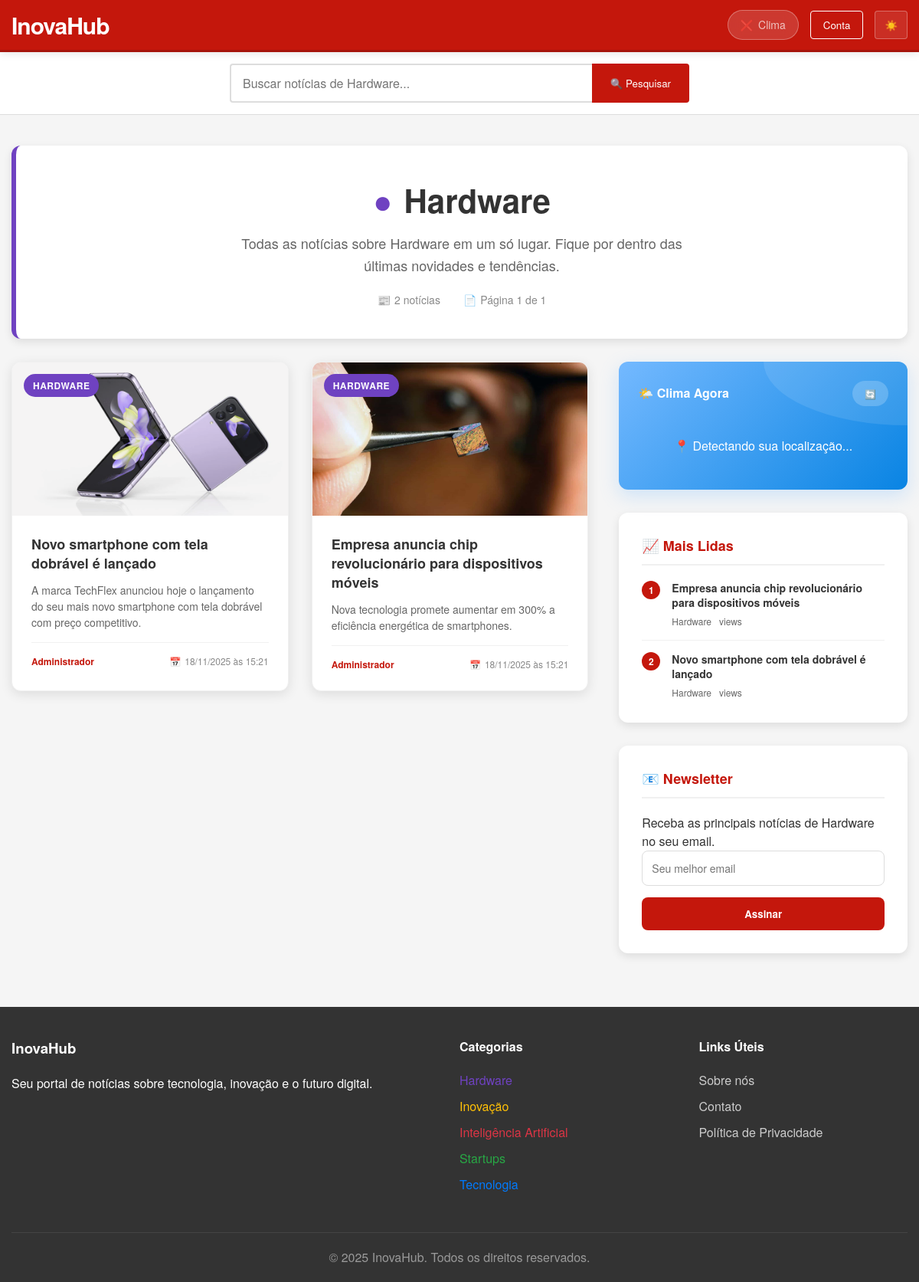
Screenshot of /noticias/categoria.php?cat=hardware with the database file from the repository.
### tables this page shows
CREATE TABLE `categorias` (
  `id` int(11) NOT NULL,
  `nome` varchar(50) NOT NULL,
  `slug` varchar(50) NOT NULL,
  `cor` varchar(7) DEFAULT '#007bff',
  `descricao` text DEFAULT NULL,
  `criado_em` timestamp NOT NULL DEFAULT current_timestamp()
);

CREATE TABLE `noticias` (
  `id` int(11) NOT NULL,
  `titulo` varchar(200) NOT NULL,
  `slug` varchar(200) NOT NULL,
  `resumo` text NOT NULL,
  `noticia` longtext NOT NULL,
  `imagem` varchar(255) DEFAULT 'noticia.jpg',
  `autor` int(11) NOT NULL,
  `categoria` int(11) NOT NULL,
  `status` enum('rascunho','publicada','arquivada') DEFAULT 'rascunho',
  `visualizacoes` int(11) DEFAULT 0,
  `destaque` tinyint(1) DEFAULT 0,
  `data` timestamp NOT NULL DEFAULT current_timestamp(),
  `publicada_em` timestamp NULL DEFAULT NULL,
  `criado_em` timestamp NOT NULL DEFAULT current_timestamp(),
  `atualizado_em` timestamp NOT NULL DEFAULT current_timestamp() ON UPDATE current_timestamp()
);

CREATE TABLE `usuarios` (
  `id` int(11) NOT NULL,
  `nome` varchar(100) NOT NULL,
  `email` varchar(150) NOT NULL,
  `senha` varchar(255) NOT NULL,
  `avatar` varchar(255) DEFAULT 'avatar.jpg',
  `tipo` enum('admin','editor','usuario') DEFAULT 'usuario',
  `status` enum('ativo','inativo') DEFAULT 'ativo',
  `criado_em` timestamp NOT NULL DEFAULT current_timestamp(),
  `atualizado_em` timestamp NOT NULL DEFAULT current_timestamp() ON UPDATE current_timestamp()
);

### includes/funcoes.php (called while the page is built, shortened)
<?php
function usuarioLogado($pdo)
{
    return false;
}
function formatarData($data)
{
    return date('d/m/Y \à\s H:i', strtotime($data));
}

### noticias/categoria.php (the view, shortened to what this page needs)
<?php
require '../includes/conexao.php';
require '../includes/funcoes.php';
$usuario = usuarioLogado($pdo);
$categorias = $pdo->query("SELECT id, nome, slug, cor FROM categorias ORDER BY nome")->fetchAll();
$categoria_slug = $_GET['cat'] ?? '';
$categoria = null;
foreach ($categorias as $cat) {
    if ($cat['slug'] === $categoria_slug) {
        $categoria = $cat;
        break;
    }
}
$pagina = isset($_GET['pagina']) ? max(1, intval($_GET['pagina'])) : 1;
$noticias_por_pagina = 9;
$offset = ($pagina - 1) * $noticias_por_pagina;
$sql = "
    SELECT n.*, u.nome AS autor_nome, c.nome AS categoria_nome, c.cor AS categoria_cor
    FROM noticias n
    JOIN usuarios u ON u.id = n.autor
    JOIN categorias c ON c.id = n.categoria
    WHERE n.categoria = ? AND n.status = 'publicada'
    ORDER BY n.data DESC
    LIMIT " . intval($noticias_por_pagina) . " OFFSET " . intval($offset);
$stmt = $pdo->prepare($sql);
$stmt->execute([$categoria['id']]);
$noticias = $stmt->fetchAll();
$stmt_total = $pdo->prepare("
    SELECT COUNT(*) as total
    FROM noticias n
    WHERE n.categoria = ? AND n.status = 'publicada'
");
$stmt_total->execute([$categoria['id']]);
$total_noticias = $stmt_total->fetch()['total'];
$total_paginas = ceil($total_noticias / $noticias_por_pagina);
$stmt_mais_lidas = $pdo->prepare("
    SELECT n.*, u.nome AS autor_nome, c.nome AS categoria_nome
    FROM noticias n
    JOIN usuarios u ON u.id = n.autor
    JOIN categorias c ON c.id = n.categoria
    WHERE n.categoria = ? AND n.status = 'publicada'
    ORDER BY n.visualizacoes DESC
    LIMIT 5
");
$stmt_mais_lidas->execute([$categoria['id']]);
$mais_lidas = $stmt_mais_lidas->fetchAll();
?>
<!DOCTYPE html>
<html lang="pt-br">
<head>
    <link rel="stylesheet" href="../assets/css/style.css">
    <link rel="stylesheet" href="../assets/css/theme.css">
</head>
<body>
    <header class="topo">
        <div class="topo-container">
            <div class="logo-area">
                <h1 class="logo">
                    <a href="../index.php">InovaHub</a>
                </h1>
            </div>
            <div class="user-area">
                <div class="clima-navbar-expandido" id="climaNavbar" onclick="abrirClimaCompleto()">
                </div>
                <?php if ($usuario): ?>
                    <div class="user-menu">
                        <span class="user-greeting">Olá, <?= htmlspecialchars(explode(' ', $usuario['nome'])[0]) ?></span>
                        <div class="user-dropdown">
                            <?php if (ehAdmin($usuario)): ?>
                                <a href="../admin/index.php" class="dropdown-item">⚙️ Painel Admin</a>
                            <?php elseif (ehEditor($usuario)): ?>
                                <a href="../editor/index.php" class="dropdown-item">✏️ Painel Editor</a>
                            <?php else: ?>
                                <a href="../usuario/dashboard.php" class="dropdown-item">👤 Minha Conta</a>
                            <?php endif; ?>
                            <?php if (podePublicar($usuario)): ?>
                                <a href="../noticias/nova_noticia.php" class="dropdown-item">➕ Publicar Notícia</a>
                            <?php endif; ?>
                            <a href="../auth/logout.php" class="dropdown-item">🚪 Sair</a>
                        </div>
                    </div>
                <?php else: ?>
                    <div class="auth-buttons">
                        <button class="btn-login" id="btnAbrirModal">Conta</button>
                    </div>
                <?php endif; ?>
                <button class="btn-theme" id="btn-theme" title="Alternar tema">☀️</button>
            </div>
        </div>
    </header>
    <section class="busca-section">
        <div class="container">
            <form method="GET" action="../buscar.php" class="busca-form">
                <input type="text" name="q" placeholder="Buscar notícias de <?= htmlspecialchars($categoria['nome']) ?>..." required>
                <button type="submit" class="btn-busca">🔍 Pesquisar</button>
            </form>
        </div>
    </section>
    <main class="container">
        <section class="categoria-header">
            <h1 class="categoria-titulo">
                <span style="color: <?= $categoria['cor'] ?>">●</span>
                <?= htmlspecialchars($categoria['nome']) ?>
            </h1>
            <p class="categoria-descricao">
                Todas as notícias sobre <?= htmlspecialchars($categoria['nome']) ?> em um só lugar.
                Fique por dentro das últimas novidades e tendências.
            </p>
            <div class="categoria-stats">
                <div class="categoria-stat">
                    <span>📰</span>
                    <span><?= $total_noticias ?> notícias</span>
                </div>
                <div class="categoria-stat">
                    <span>📄</span>
                    <span>Página <?= $pagina ?> de <?= $total_paginas ?></span>
                </div>
            </div>
        </section>
        <div class="layout-principal">
            <div class="conteudo-principal">
                <?php if (!empty($noticias)): ?>
                    <div class="grid-noticias-categoria">
                        <?php foreach ($noticias as $noticia): ?>
                            <article class="noticia-card">
                                <a href="../noticia.php?slug=<?= $noticia['slug'] ?>">
                                    <div class="noticia-imagem">
                                        <img src="../uploads/noticias/<?= $noticia['imagem'] ?>"
                                            alt="<?= htmlspecialchars($noticia['titulo']) ?>"
                                            onerror="this.src='../assets/img/defaults/noticia.jpg'">
                                        <span class="categoria-badge"><?= $noticia['categoria_nome'] ?></span>
                                    </div>
                                    <div class="noticia-conteudo">
                                        <h3><?= htmlspecialchars($noticia['titulo']) ?></h3>
                                        <p class="noticia-resumo"><?= htmlspecialchars($noticia['resumo']) ?></p>
                                        <div class="noticia-meta">
                                            <span class="noticia-autor"><?= $noticia['autor_nome'] ?></span>
                                            <span class="noticia-data">
                                                <span>📅</span>
                                                <span><?= formatarData($noticia['data']) ?></span>
                                            </span>
                                        </div>
                                    </div>
                                </a>
                            </article>
                        <?php endforeach; ?>
                    </div>
                <?php endif; ?>
            </div>
            <aside class="sidebar">
                <section class="clima-widget">
                    <div class="clima-header">
                        <h3 class="clima-titulo">🌤️ Clima Agora</h3>
                        <button class="clima-atualizar" onclick="buscarClima()">🔄</button>
                    </div>
                    <div id="clima-conteudo">
                    </div>
                </section>
                <?php if (!empty($mais_lidas)): ?>
                    <section class="sidebar-widget">
                        <h3>📈 Mais Lidas</h3>
                        <div class="mais-lidas-list">
                            <?php foreach ($mais_lidas as $index => $noticia): ?>
                                <article class="mais-lida-item">
                                    <span class="ranking"><?= $index + 1 ?></span>
                                    <div class="conteudo">
                                        <a href="../noticia.php?slug=<?= $noticia['slug'] ?>">
                                            <h4><?= htmlspecialchars($noticia['titulo']) ?></h4>
                                        </a>
                                        <div class="meta">
                                            <span class="categoria"><?= $noticia['categoria_nome'] ?></span>
                                            <span class="visualizacoes"><?= $noticia['total_visualizacoes'] ?> views</span>
                                        </div>
                                    </div>
                                </article>
                            <?php endforeach; ?>
                        </div>
                    </section>
                <?php endif; ?>
                <section class="sidebar-widget newsletter-widget">
                    <h3>📧 Newsletter</h3>
                    <p>Receba as principais notícias de <?= htmlspecialchars($categoria['nome']) ?> no seu email.</p>
                    <form class="newsletter-form">
                        <input type="email" placeholder="Seu melhor email" required>
                        <button type="submit">Assinar</button>
                    </form>
                </section>
            </aside>
        </div>
    </main>
    <footer class="footer">
        <div class="container">
            <div class="footer-content">
                <div class="footer-section">
                    <h3>InovaHub</h3>
                    <p>Seu portal de notícias sobre tecnologia, inovação e o futuro digital.</p>
                </div>
                <div class="footer-section">
                    <h4>Categorias</h4>
                    <ul>
                        <?php foreach ($categorias as $cat): ?>
                            <li>
                                <a href="categoria.php?cat=<?= $cat['slug'] ?>" style="color: <?= $cat['cor'] ?>">
                                    <?= $cat['nome'] ?>
                                </a>
                            </li>
                        <?php endforeach; ?>
                    </ul>
                </div>
                <div class="footer-section">
                    <h4>Links Úteis</h4>
                    <ul>
                        <li><a href="../sobre.php">Sobre nós</a></li>
                        <li><a href="../contato.php">Contato</a></li>
                        <li><a href="../privacidade.php">Política de Privacidade</a></li>
                    </ul>
                </div>
            </div>
            <div class="footer-bottom">
                <p>&copy; 2025 InovaHub. Todos os direitos reservados.</p>
            </div>
        </div>
    </footer>
</body>
</html>

### rows the page displays
categorias: q "Buscar notícias de Hardware...", nome "Hardware"
noticias: imagem (picture), categoria.nome "HARDWARE", titulo "Novo smartphone com tela dobrável é lançado", resumo "A marca TechFlex anunciou hoje o lançamento do seu mais novo smartphone com tela dobrável com preço competitivo.", autor.nome "Administrador", data "18/11/2025 às 15:21", categoria.nome "Hardware"
noticias: imagem (picture), categoria.nome "HARDWARE", titulo "Empresa anuncia chip revolucionário para dispositivos móveis", resumo "Nova tecnologia promete aumentar em 300% a eficiência energética de smartphones.", autor.nome "Administrador", data "18/11/2025 às 15:21", categoria.nome "Hardware"
categorias: nome "Inovação"
categorias: nome "Inteligência Artificial"
categorias: nome "Startups"
categorias: nome "Tecnologia"

### other values shown
$total_noticias "2"
$pagina "1"
$total_paginas "1"
